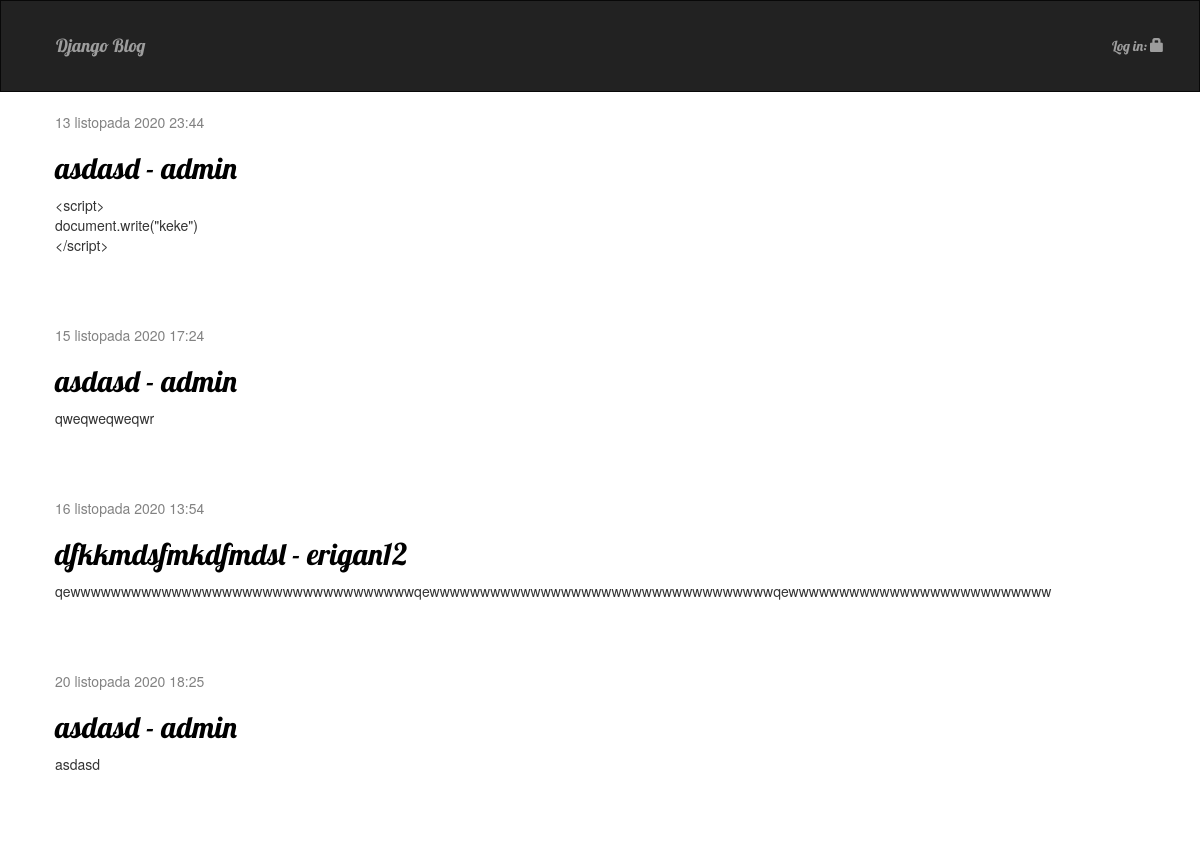
The page / on the database its author committed.
### blog/models.py (models this page shows, shortened)
class Post(models.Model):
    author = models.ForeignKey(User, on_delete=models.CASCADE)
    title = models.CharField(max_length=200)
    text = models.TextField()
    created_date = models.DateTimeField(default=timezone.now)
    published_date = models.DateTimeField(blank=True, null=True)

### blog/views.py (the view)
# urls.py: path('', views.post_list, name='post_list'),
def post_list(request):
    posts = Post.objects.filter(published_date__lte=timezone.now()).order_by('published_date')
    return render(request, 'blog/post_list.html', {'posts': posts})

### blog/templates/blog/post_list.html
{% extends 'blog/base.html' %}
{% block content %}
    {% for post in posts %}
        <div class="post">
            <div class="date">
                {{ post.published_date }}
            </div>
                    <h2><a href="{% url 'post_detail' pk=post.pk %}">{{ post.title }} - {{ post.author }}</a></h2>
            <p>{{ post.text|linebreaksbr|slice:100 }}</p>
        </div>
    {% endfor %}
{% endblock %}

### blog/templates/blog/base.html (shortened to what this page needs)
{% load static %}
<html>
    <head>
        <link href="https://unpkg.com/tailwindcss@^2/dist/tailwind.min.css" rel="stylesheet">
        <link rel="stylesheet" href="https://maxcdn.bootstrapcdn.com/bootstrap/3.4.1/css/bootstrap.min.css">
        <link rel="stylesheet" href="{% static 'css/blog.css' %}">
    </head>
    <body>
      <nav class="navbar navbar-inverse">
        <div class="container-fluid">
          <div class="navbar-header">
            <a class="navbar-brand" href="{% url 'post_list' %}">Django Blog</a>
          </div>
                {% if user.is_authenticated %}
                <ul class="nav navbar-nav">
                  <li class="nav-item">
                    <a href="{% url 'post_new' %}">Add Post: <span class="glyphicon glyphicon-plus"></span></a>
                  </li>
                  <li class="nav-item">
                    <a href="{% url 'password_change' %}">Change Password <span class="glyphicon glyphicon-edit"></span></a>
                  </li>
                </ul>
                <ul class="nav navbar-nav navbar-right">
                  <li class="nav-item">
                    <p style="color:#9d9d9d;padding:15px;margin:0px;">Hello {{ user.username }} <small>(<a href="{% url 'logout' %}">Log out</a>)</small></p>
                  </li>
                </ul>
                {% else %}
                <ul class="nav navbar-nav navbar-right">
                  <li class="nav-item">
                    <a href="{% url 'login' %}">Log in: <span class="glyphicon glyphicon-lock"></span></a>
                  </li>
                </ul>
                {% endif %}
          </div>
      </nav>
        <div class="content container">
          <div class="row">
            <div class="col-md-8">
              {% block content %}
              {% endblock %}
            </div>
          </div>
        </div>
    </body>
</html>

### static/css/blog.css (style rules this page uses)
h1 a, h2 a { color: rgb(223, 209, 33); font-family: 'Lobster'; }
nav { background-color: #ff5100; margin-top: 0; padding: 20px 20px 20px 40px; font-family: 'Lobster', cursive; }
.content { margin-left: 40px; }
h1, h2, h3, h4 { font-family: 'Lobster', cursive; }
.date { color: #828282; }
.post { margin-bottom: 70px; }
.post h2 a, .post h1 a:visited { color: #000000; }
a { text-decoration: none; }
.navbar { border-radius: 0px; }

### rows shown on the page
Post: published_date "13 listopada 2020 23:44", title "asdasd", author "admin", text "<script> document.write(\"keke\") </script>"
Post: published_date "15 listopada 2020 17:24", title "asdasd", author "admin", text "qweqweqweqwr"
Post: published_date "16 listopada 2020 13:54", title "dfkkmdsfmkdfmdsl", author "erigan12", text "qewwwwwwwwwwwwwwwwwwwwwwwwwwwwwwwwwwqewwwwwwwwwwwwwwwwwwwwwwwwwwwwwwwwwwqewwwwwwwwwwwwwwwwwwwwwwwwww"
Post: published_date "20 listopada 2020 18:25", title "asdasd", author "admin", text "asdasd"
